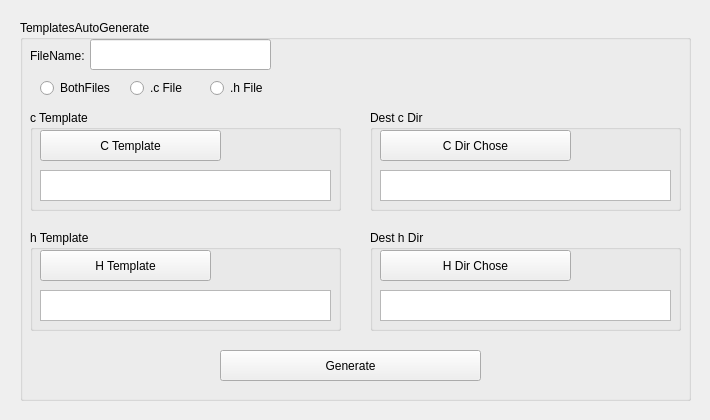
<?xml version="1.0" encoding="UTF-8"?>
<ui version="4.0">
 <class>FilesAutoForm</class>
 <widget class="QWidget" name="FilesAutoForm">
  <property name="geometry">
   <rect>
    <x>0</x>
    <y>0</y>
    <width>710</width>
    <height>420</height>
   </rect>
  </property>
  <property name="windowTitle">
   <string>Form</string>
  </property>
  <widget class="QGroupBox" name="templateGenerateGrp">
   <property name="geometry">
    <rect>
     <x>20</x>
     <y>20</y>
     <width>671</width>
     <height>381</height>
    </rect>
   </property>
   <property name="title">
    <string>TemplatesAutoGenerate</string>
   </property>
   <widget class="QPushButton" name="GenBtn">
    <property name="geometry">
     <rect>
      <x>200</x>
      <y>330</y>
      <width>261</width>
      <height>31</height>
     </rect>
    </property>
    <property name="text">
     <string>Generate</string>
    </property>
   </widget>
   <widget class="QRadioButton" name="BothRadio">
    <property name="geometry">
     <rect>
      <x>20</x>
      <y>60</y>
      <width>81</width>
      <height>16</height>
     </rect>
    </property>
    <property name="text">
     <string>BothFiles</string>
    </property>
   </widget>
   <widget class="QRadioButton" name="CRadio">
    <property name="geometry">
     <rect>
      <x>110</x>
      <y>60</y>
      <width>71</width>
      <height>16</height>
     </rect>
    </property>
    <property name="text">
     <string>.c File</string>
    </property>
   </widget>
   <widget class="QRadioButton" name="HRadio">
    <property name="geometry">
     <rect>
      <x>190</x>
      <y>60</y>
      <width>81</width>
      <height>16</height>
     </rect>
    </property>
    <property name="text">
     <string>.h File</string>
    </property>
   </widget>
   <widget class="QLineEdit" name="NewFileNameEdit">
    <property name="geometry">
     <rect>
      <x>70</x>
      <y>19</y>
      <width>181</width>
      <height>31</height>
     </rect>
    </property>
   </widget>
   <widget class="QLabel" name="label">
    <property name="geometry">
     <rect>
      <x>10</x>
      <y>20</y>
      <width>54</width>
      <height>31</height>
     </rect>
    </property>
    <property name="text">
     <string>FileName:</string>
    </property>
   </widget>
   <widget class="QGroupBox" name="destCDirBox">
    <property name="geometry">
     <rect>
      <x>350</x>
      <y>90</y>
      <width>311</width>
      <height>101</height>
     </rect>
    </property>
    <property name="title">
     <string>Dest c Dir</string>
    </property>
    <widget class="QTextBrowser" name="destCpathBrowser">
     <property name="geometry">
      <rect>
       <x>10</x>
       <y>60</y>
       <width>291</width>
       <height>31</height>
      </rect>
     </property>
     <property name="html">
      <string>&lt;!DOCTYPE HTML PUBLIC &quot;-//W3C//DTD HTML 4.0//EN&quot; &quot;http://www.w3.org/TR/REC-html40/strict.dtd&quot;&gt;
&lt;html&gt;&lt;head&gt;&lt;meta name=&quot;qrichtext&quot; content=&quot;1&quot; /&gt;&lt;style type=&quot;text/css&quot;&gt;
p, li { white-space: pre-wrap; }
&lt;/style&gt;&lt;/head&gt;&lt;body style=&quot; font-family:'SimSun'; font-size:9pt; font-weight:400; font-style:normal;&quot;&gt;
&lt;p style=&quot;-qt-paragraph-type:empty; margin-top:0px; margin-bottom:0px; margin-left:0px; margin-right:0px; -qt-block-indent:0; text-indent:0px;&quot;&gt;&lt;br /&gt;&lt;/p&gt;&lt;/body&gt;&lt;/html&gt;</string>
     </property>
    </widget>
    <widget class="QPushButton" name="srcFiledirChoseBtn">
     <property name="geometry">
      <rect>
       <x>10</x>
       <y>20</y>
       <width>191</width>
       <height>31</height>
      </rect>
     </property>
     <property name="text">
      <string>C Dir Chose</string>
     </property>
    </widget>
   </widget>
   <widget class="QGroupBox" name="destHDirBox">
    <property name="geometry">
     <rect>
      <x>350</x>
      <y>210</y>
      <width>311</width>
      <height>101</height>
     </rect>
    </property>
    <property name="title">
     <string>Dest h Dir</string>
    </property>
    <widget class="QTextBrowser" name="destHpathBrowser">
     <property name="geometry">
      <rect>
       <x>10</x>
       <y>60</y>
       <width>291</width>
       <height>31</height>
      </rect>
     </property>
     <property name="html">
      <string>&lt;!DOCTYPE HTML PUBLIC &quot;-//W3C//DTD HTML 4.0//EN&quot; &quot;http://www.w3.org/TR/REC-html40/strict.dtd&quot;&gt;
&lt;html&gt;&lt;head&gt;&lt;meta name=&quot;qrichtext&quot; content=&quot;1&quot; /&gt;&lt;style type=&quot;text/css&quot;&gt;
p, li { white-space: pre-wrap; }
&lt;/style&gt;&lt;/head&gt;&lt;body style=&quot; font-family:'SimSun'; font-size:9pt; font-weight:400; font-style:normal;&quot;&gt;
&lt;p style=&quot;-qt-paragraph-type:empty; margin-top:0px; margin-bottom:0px; margin-left:0px; margin-right:0px; -qt-block-indent:0; text-indent:0px;&quot;&gt;&lt;br /&gt;&lt;/p&gt;&lt;/body&gt;&lt;/html&gt;</string>
     </property>
    </widget>
    <widget class="QPushButton" name="HeadFiledirChoseBtn">
     <property name="geometry">
      <rect>
       <x>10</x>
       <y>20</y>
       <width>191</width>
       <height>31</height>
      </rect>
     </property>
     <property name="text">
      <string>H Dir Chose</string>
     </property>
    </widget>
   </widget>
   <widget class="QGroupBox" name="cTempBox">
    <property name="geometry">
     <rect>
      <x>10</x>
      <y>90</y>
      <width>311</width>
      <height>101</height>
     </rect>
    </property>
    <property name="title">
     <string>c Template</string>
    </property>
    <widget class="QTextBrowser" name="cTempPathBrowser">
     <property name="geometry">
      <rect>
       <x>10</x>
       <y>60</y>
       <width>291</width>
       <height>31</height>
      </rect>
     </property>
     <property name="html">
      <string>&lt;!DOCTYPE HTML PUBLIC &quot;-//W3C//DTD HTML 4.0//EN&quot; &quot;http://www.w3.org/TR/REC-html40/strict.dtd&quot;&gt;
&lt;html&gt;&lt;head&gt;&lt;meta name=&quot;qrichtext&quot; content=&quot;1&quot; /&gt;&lt;style type=&quot;text/css&quot;&gt;
p, li { white-space: pre-wrap; }
&lt;/style&gt;&lt;/head&gt;&lt;body style=&quot; font-family:'SimSun'; font-size:9pt; font-weight:400; font-style:normal;&quot;&gt;
&lt;p style=&quot;-qt-paragraph-type:empty; margin-top:0px; margin-bottom:0px; margin-left:0px; margin-right:0px; -qt-block-indent:0; text-indent:0px;&quot;&gt;&lt;br /&gt;&lt;/p&gt;&lt;/body&gt;&lt;/html&gt;</string>
     </property>
    </widget>
    <widget class="QPushButton" name="cTempChoseBtn">
     <property name="geometry">
      <rect>
       <x>10</x>
       <y>20</y>
       <width>181</width>
       <height>31</height>
      </rect>
     </property>
     <property name="text">
      <string>C Template</string>
     </property>
    </widget>
   </widget>
   <widget class="QGroupBox" name="hTempBox">
    <property name="geometry">
     <rect>
      <x>10</x>
      <y>210</y>
      <width>311</width>
      <height>101</height>
     </rect>
    </property>
    <property name="title">
     <string>h Template</string>
    </property>
    <widget class="QTextBrowser" name="hTempPathBrowser">
     <property name="geometry">
      <rect>
       <x>10</x>
       <y>60</y>
       <width>291</width>
       <height>31</height>
      </rect>
     </property>
     <property name="html">
      <string>&lt;!DOCTYPE HTML PUBLIC &quot;-//W3C//DTD HTML 4.0//EN&quot; &quot;http://www.w3.org/TR/REC-html40/strict.dtd&quot;&gt;
&lt;html&gt;&lt;head&gt;&lt;meta name=&quot;qrichtext&quot; content=&quot;1&quot; /&gt;&lt;style type=&quot;text/css&quot;&gt;
p, li { white-space: pre-wrap; }
&lt;/style&gt;&lt;/head&gt;&lt;body style=&quot; font-family:'SimSun'; font-size:9pt; font-weight:400; font-style:normal;&quot;&gt;
&lt;p style=&quot;-qt-paragraph-type:empty; margin-top:0px; margin-bottom:0px; margin-left:0px; margin-right:0px; -qt-block-indent:0; text-indent:0px;&quot;&gt;&lt;br /&gt;&lt;/p&gt;&lt;/body&gt;&lt;/html&gt;</string>
     </property>
    </widget>
    <widget class="QPushButton" name="hTempChoseBtn">
     <property name="geometry">
      <rect>
       <x>10</x>
       <y>20</y>
       <width>171</width>
       <height>31</height>
      </rect>
     </property>
     <property name="text">
      <string>H Template</string>
     </property>
    </widget>
   </widget>
   <zorder>hTempBox</zorder>
   <zorder>cTempBox</zorder>
   <zorder>destHDirBox</zorder>
   <zorder>destCDirBox</zorder>
   <zorder>GenBtn</zorder>
   <zorder>BothRadio</zorder>
   <zorder>CRadio</zorder>
   <zorder>HRadio</zorder>
   <zorder>NewFileNameEdit</zorder>
   <zorder>label</zorder>
  </widget>
 </widget>
 <resources/>
 <connections/>
</ui>
